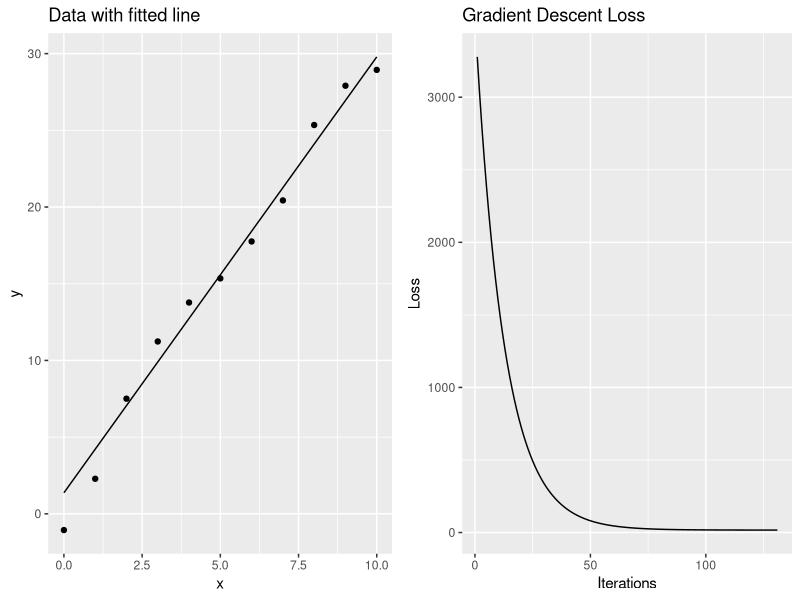

This chart was generated by the following R code:
## ---- chunk 1
knitr::opts_chunk$set(echo = TRUE)
library(ggplot2)
library(gridExtra)
## ---- chunk 2
gd <- function(x,y,step=.0001) {
  e<-rep(1,length(x))
  xe <- matrix(c(x,e),ncol=2)
  y <- matrix(y,ncol=1)
  wts <- matrix(c(0,1),ncol=1)
  loss <-  1
  losses <-c()
  er<-1
  while (er>.01) {
    p <- y- xe %*% wts
    nloss <- sum(p^2)
    er <- abs(loss-nloss)
    loss<-nloss
    losses<-append(losses,loss)
    grad <- t(xe) %*% p
    wts <- wts+step*grad
  }
return(list(wts,losses))
}
## ---- chunk 3
x<-seq(0,10)
y<-3*x+1+rnorm(10)
descent<-gd(x,y)
# why two brackets?  Because descent[1] is a one element vector whose entry is the weights; descent[[1]] are the actual weights.
# similarly for the losses
wts<-descent[[1]]
losses<-descent[[2]]
q<-ggplot()+geom_point(aes(x=x,y=y))+geom_line(aes(x=x,y=wts[1,1]*x+wts[2,1]))+ggtitle("Data with fitted line")
p<-ggplot()+geom_line(aes(x=seq(length(losses)),y=losses))+xlab("Iterations")+ylab("Loss")+ggtitle("Gradient Descent Loss")
grid.arrange(q,p,nrow=1)
